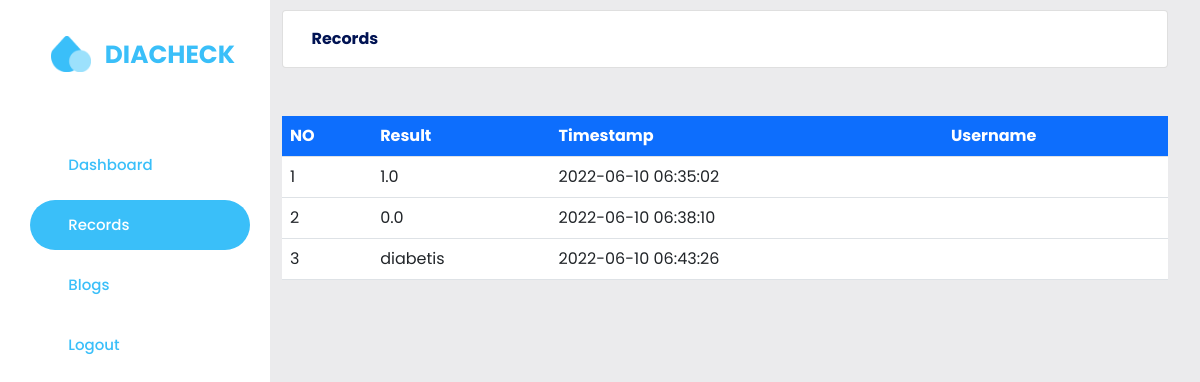
The app's page /results (signed in), older data.
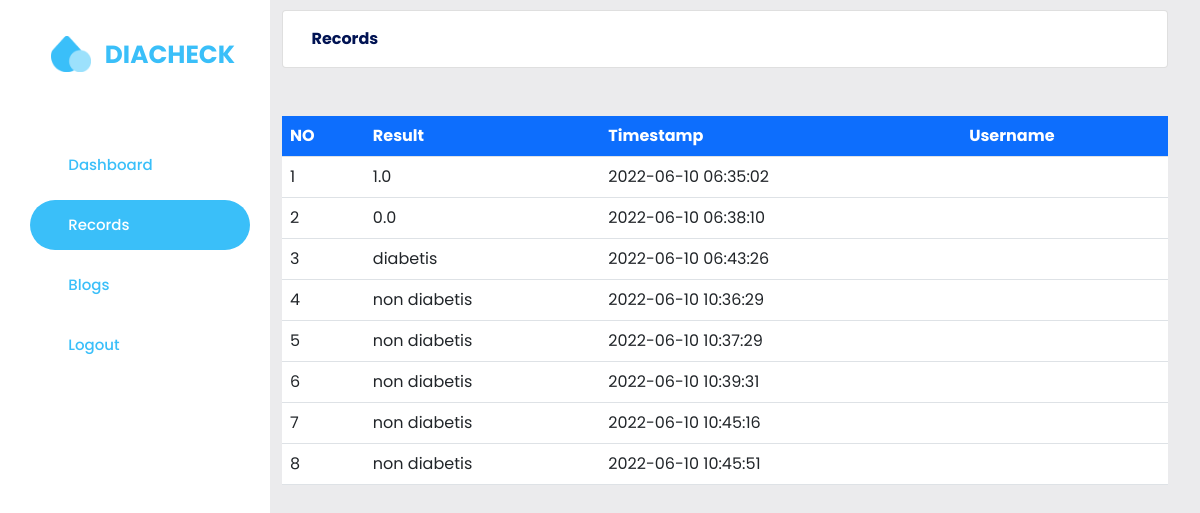
The same page, newer data.
### diacheck/models.py (models this page shows, shortened)
class Prediction(db.Model):
    __tablename__ = 'prediction'
    id = db.Column(db.Integer, primary_key=True)
    test_number = db.Column(db.Integer, unique=False, nullable=False)
    result = db.Column(db.String(150), unique=False, nullable=False)
    timestamp = db.Column(db.DateTime, server_default=db.func.current_timestamp())

### diacheck/routes.py (the view)
@app.route("/results", methods=['GET', 'POST'])
@login_required
def results():
    results = Prediction.query.filter_by(test_number = current_user.id).all()
    return render_template('results.html', title='Results', result = results)

### diacheck/models.py (called while the page is built)
@login_manager.user_loader
def load_user(user_id):
    return User.query.get(int(user_id))

### diacheck/templates/results.html (shortened to what this page needs)
<!DOCTYPE html>
<html>
<head>
    <link rel="stylesheet" href="{{ url_for('static', filename='css/bootstrap.min.css') }}" >
    <link rel="stylesheet" type="text/css" href="{{ url_for('static', filename='fonts/icomoon/style.css') }}">
    <link rel="stylesheet" type="text/css" href="{{ url_for('static', filename='dashboard.css') }}">
    <link href="https://cdn.jsdelivr.net/npm/select2@4.1.0-rc.0/dist/css/select2.min.css" rel="stylesheet" />
	<link rel="stylesheet" href="https://stackpath.bootstrapcdn.com/font-awesome/4.7.0/css/font-awesome.min.css">
	<link rel="stylesheet" href="{{ url_for('static', filename='style.css') }}">
</head>
<body>
    <div class="row" style="margin: 0;">
<div class="nav-section">
  <a class="navbar-brand mr-4" href="/"  style="display: flex;justify-content: flex-start;">
    <div class="logo" style="justify-content: center;
    margin-bottom: 20px;
    margin-top: 20px;"><a href="/">
      <img src="{{ url_for('static', filename='img/logo.png') }}" alt="Logo" />
      <h3 style="display:inline;">DIACHECK</h3></a>
    </div>
  </a>
  <br><br>
  <ul>
      <li ><a href="/dashboard"><i class="icon-dashboard"></i>Dashboard</a></li>
      <li class="active"><a href="/results"><i class="icon-book"></i>Records</a></li>
      <li><a href="/blogs"><i class="icon-bell"></i>Blogs</a></li>
      <li><a href="/logout"><i class="icon-power-off"></i>Logout</a></li>
  </ul>
</div>
<section class="main-section" style="width:calc(100% - 290px)">
  <div class="card" style="margin-top: 10px;">
          <div class="card-body" style="display: flex;justify-content: space-between;align-items:center"><b style="color:#011353;"> <i class="icon-dashboard"></i>Records</b>
          </div>
        </div>
  <br>
    <br>
      <table class="table table-hover" style="background: white;">
          <tr class="bg-primary text-white">
            <th>NO</th>
            <th>Result</th>
            <th>Timestamp</th>
            <th>Username</th>
        </tr>
        {% for i in result %}
        <tr>
            <td>{{loop.index}}</td>
            <td> {{i.result}} </td>
            <td> {{i.timestamp}} </td>
            <td> {{i.username}} </td>
        </tr>
        {% endfor %}
        </table>
</section>
</body>
</html>

Row changes from the older to the newer data that the page shows:
added Prediction: result "non diabetis", timestamp "2022-06-10 10:36:29"
added Prediction: result "non diabetis", timestamp "2022-06-10 10:37:29"
added Prediction: result "non diabetis", timestamp "2022-06-10 10:39:31"
added Prediction: result "non diabetis", timestamp "2022-06-10 10:45:16"
added Prediction: result "non diabetis", timestamp "2022-06-10 10:45:51"
